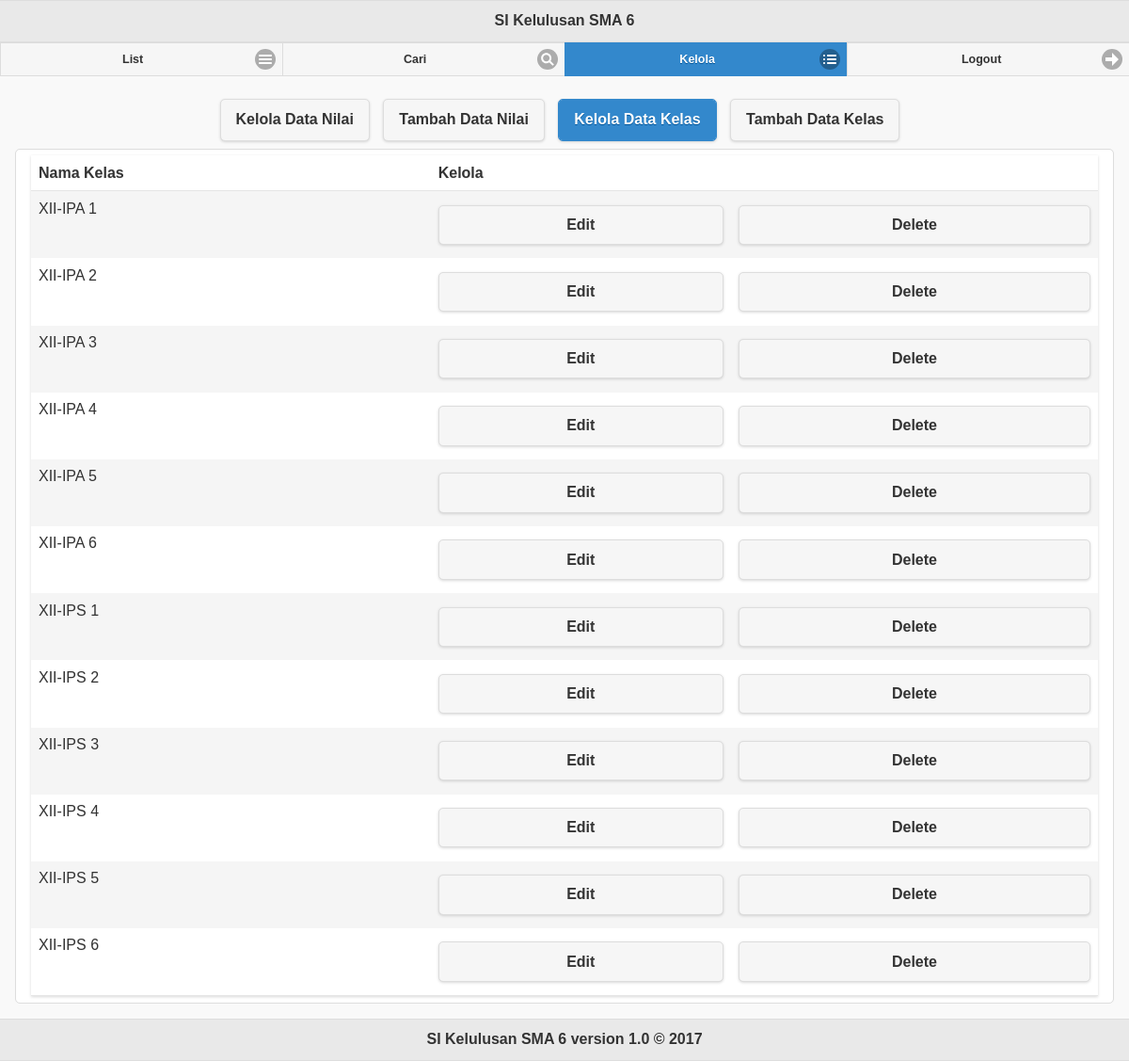
Page /manage_kelas.php (signed in) on the committed database.
### tables this page shows
CREATE TABLE `kelas` (
	`id_kelas` tinyint UNSIGNED NOT NULL auto_increment,
	`nama_kelas` varchar(10) NOT NULL UNIQUE,
	`jurusan` tinyint UNSIGNED NOT NULL,
	PRIMARY KEY (`id_kelas`)
);

### objects/kelas.php (called while the page is built, shortened)
<?php
    class Kelas
    {
        private $conn;
        public function __construct($db)
        {
            $this->conn = $db;
        }
        function read(){
	        $query = "SELECT * FROM kelas ORDER BY nama_kelas";
	        $stmt = $this->conn->prepare( $query );
	        $stmt->execute();
	        return $stmt;
   		}
    }
?>

### manage_kelas.php (the view, shortened to what this page needs)
<?php
	include_once 'session.php';
	include_once "header.php";
	include_once "navbar_login.php";
	include_once 'objects/kelas.php';
	$database = new Database();
	$db = $database->getConnection();
	$kelas = new Kelas($db);
?>
	<div id=list role="main" class="ui-content">
		<div align="center">
			<a href="manage_nilai.php" class="ui-btn ui-corner-all ui-shadow ui-btn-inline ui-btn-a">Kelola Data Nilai</a>
			<a href="insert_nilai.php" class="ui-btn ui-corner-all ui-shadow ui-btn-inline ui-btn-a">Tambah Data Nilai</a>
			<a href="manage_kelas.php" class="ui-btn ui-corner-all ui-shadow ui-btn-inline ui-btn-a ui-btn-active">Kelola Data Kelas</a>
			<a href="insert_kelas.php" class="ui-btn ui-corner-all ui-shadow ui-btn-inline ui-btn-a">Tambah Data Kelas</a>
		</div>
		<div class="ui-body ui-body-a ui-corner-all">
			<table data-role="table" id="tabelkelas" class="ui-body-d ui-shadow table-stripe ui-responsive">
				<thead>
					<tr>
						<th>Nama Kelas</th>
						<th>Kelola</th>
						<th></th>
					</tr>
				</thead>
				<tbody>
					<?php
						$stmt = $kelas->read();
						while ($row = $stmt->fetch(PDO::FETCH_ASSOC)){
							extract($row);
        					echo   	'<tr>
										<td>'.$nama_kelas.'</td>
										<td><a href="update_kelas.php?id='.$id_kelas.'" class="ui-btn ui-corner-all ui-shadow ui-btn-a">Edit</a></td>
										<td>
											<a href="#popupDialog?id='.$id_kelas.'" data-rel="popup" data-position-to="window" data-transition="pop" class="ui-btn ui-corner-all ui-shadow ui-btn-a">Delete</a>
											<div data-role="popup" id="popupDialog?id='.$id_kelas.'" data-overlay-theme="a" data-theme="a" data-dismissible="false" style="max-width:400px;">
												<div data-role="header" data-theme="a">
													<h1>Delete Data?</h1>
												</div>
												<div role="main" class="ui-content">
													<h3 class="ui-title">Apakah kamu yakin menghapus data ini?</h3>
													<a href="crud/delete_data.php?id='.$id_kelas.'&act=kelas" class="ui-btn ui-corner-all ui-shadow ui-btn-inline ui-btn-a" data-rel="external" data-transition="flow">Delete</a>
													<a class="ui-btn ui-corner-all ui-shadow ui-btn-inline ui-btn-a" data-rel="back">Cancel</a>
												</div>
											</div>
										</td>
        							</tr>';
						}
					?>
				</tbody>
			</table>
		</div>
	</div>
<?php
	include_once "footer.php";
?>

### rows in the picture
kelas: nama_kelas "XII-IPA 1"
kelas: nama_kelas "XII-IPA 2"
kelas: nama_kelas "XII-IPA 3"
kelas: nama_kelas "XII-IPA 4"
kelas: nama_kelas "XII-IPA 5"
kelas: nama_kelas "XII-IPA 6"
kelas: nama_kelas "XII-IPS 1"
kelas: nama_kelas "XII-IPS 2"
kelas: nama_kelas "XII-IPS 3"
kelas: nama_kelas "XII-IPS 4"
kelas: nama_kelas "XII-IPS 5"
kelas: nama_kelas "XII-IPS 6"
